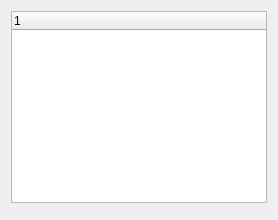
<?xml version="1.0" encoding="UTF-8"?>
<ui version="4.0">
<class>NotifCenter</class>

<widget class="QDialog">
 <property name="windowTitle">
  <string>Центр уведомлений</string>
 </property>

 <layout class="QVBoxLayout">

  <item>
   <widget class="QTreeWidget" name="notifTree">
    <property name="headerLabel">
     <string>Уведомления</string>
    </property>
   </widget>
  </item>

  <item>
   <widget class="QDialogButtonBox">
    <property name="standardButtons">
     <set>QDialogButtonBox.Close</set>
    </property>
   </widget>
  </item>

 </layout>
</widget>
</ui>
